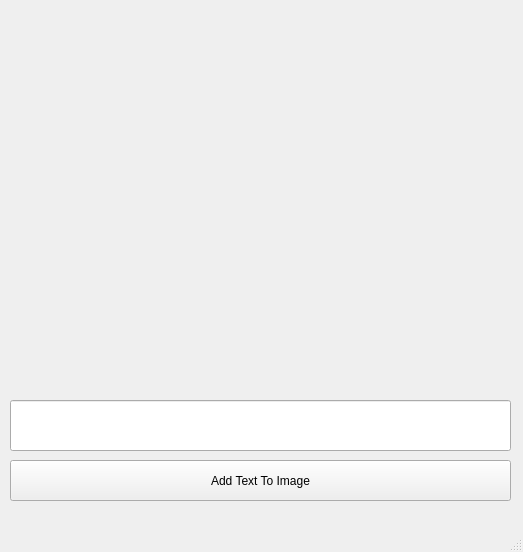
<?xml version="1.0" encoding="UTF-8"?>
<ui version="4.0">
 <class>MainWindow</class>
 <widget class="QMainWindow" name="MainWindow">
  <property name="geometry">
   <rect>
    <x>0</x>
    <y>0</y>
    <width>523</width>
    <height>552</height>
   </rect>
  </property>
  <property name="windowTitle">
   <string>MainWindow</string>
  </property>
  <widget class="QWidget" name="centralwidget">
   <widget class="QLabel" name="label">
    <property name="geometry">
     <rect>
      <x>10</x>
      <y>0</y>
      <width>501</width>
      <height>391</height>
     </rect>
    </property>
    <property name="text">
     <string/>
    </property>
    <property name="pixmap">
     <pixmap>images/aspen.png</pixmap>
    </property>
   </widget>
   <widget class="QLineEdit" name="lineEdit">
    <property name="geometry">
     <rect>
      <x>10</x>
      <y>400</y>
      <width>501</width>
      <height>51</height>
     </rect>
    </property>
    <property name="font">
     <font>
      <pointsize>14</pointsize>
     </font>
    </property>
   </widget>
   <widget class="QPushButton" name="pushButton">
    <property name="geometry">
     <rect>
      <x>10</x>
      <y>460</y>
      <width>501</width>
      <height>41</height>
     </rect>
    </property>
    <property name="text">
     <string>Add Text To Image</string>
    </property>
   </widget>
  </widget>
  <widget class="QMenuBar" name="menubar">
   <property name="geometry">
    <rect>
     <x>0</x>
     <y>0</y>
     <width>523</width>
     <height>21</height>
    </rect>
   </property>
  </widget>
  <widget class="QStatusBar" name="statusbar"/>
 </widget>
 <resources/>
 <connections/>
</ui>
